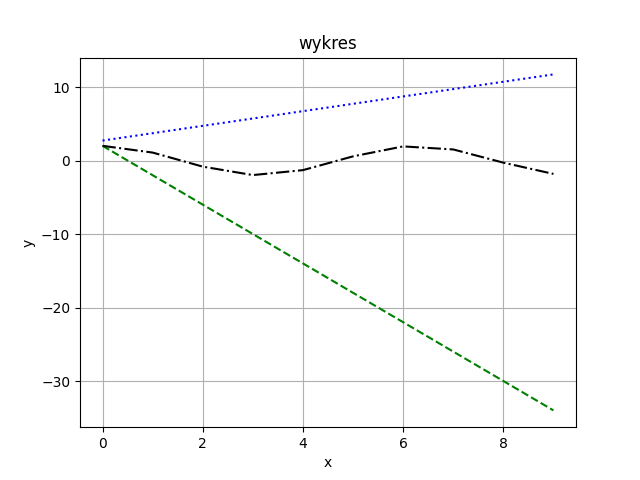

The script that saved this image:
import matplotlib.pyplot as plt
import  pandas as pd
import numpy as np
x=np.arange(0,3*np.pi)
y=x+np.e
y1=-4*x+2
y2=2*np.cos(x)
plt.plot(x,y,label='y = x + e',linestyle=':',color='blue')
plt.plot(x,y1,label='y = −4x + 2',linestyle="--",color="g")
plt.plot(x,y2,label='y = 2 cos(x)',linestyle='-.',color="black")
plt.xlabel("x")
plt.ylabel("y")
plt.grid(True)
plt.title("wykres")
plt.savefig("zad1.png")
plt.show()